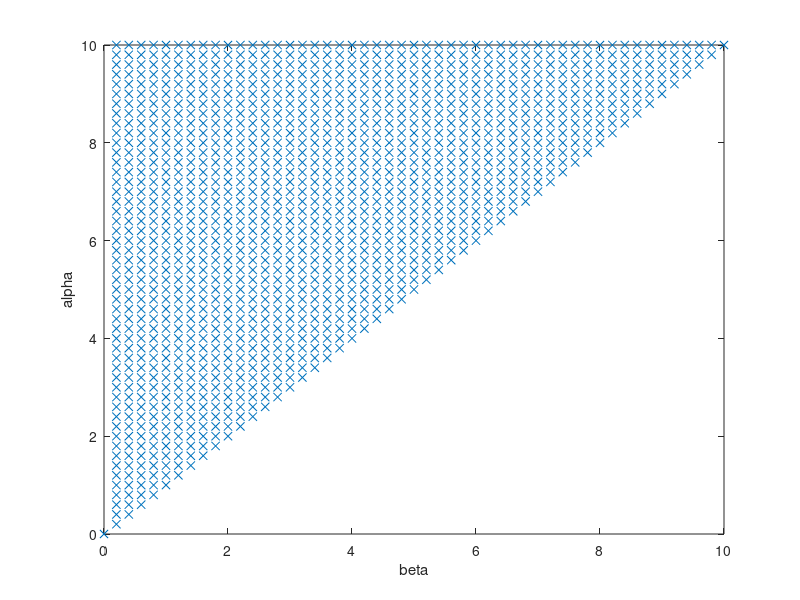

Write MATLAB code to recreate this figure. (Note: this script raises an error after producing the figure.)
N = 50;
u_delta = 10/N;

gamma = zeros(N,2);

count = 1;
for alpha_k = 1:N
    for beta_k = 1:alpha_k
        count = count+1;
        gamma(count,:) = [u_delta*alpha_k, u_delta*beta_k];
    end
end

figure;
plot(gamma(:,2),gamma(:,1),'x')
xlabel('beta')
ylabel('alpha')

mu = ones(length(gamma),1);

u = 0:0.1:10;
u = [u, 10:-0.1:3];
u = [u, 3:0.1:7];
u = [u, 7:-0.1:4];
u = [u, 4:0.1:6];
%u = [u, 6:-0.1:0];

clear implement1

w = [];

for k = 1:length(u)
    [tmp,gamma_hat] = preisach_v1(u(k),gamma,mu);
    w(k) = tmp;
end

figure;
subplot(211)
plot(u)
subplot(212)
plot(u,w)

figure; hold on;
mask = (gamma_hat==1);
plot(gamma(mask,2),gamma(mask,1),'rx')

mask = (gamma_hat==-1);
plot(gamma(mask,2),gamma(mask,1),'bo')
%%


% [1] MAYERGOYZ,  Isaak.  Mathematical  models  of  hysterisis  and  their  applications.  Elsevier,  2003,  ISBN  0-1--480873-5
% [2] Everet, A General approach to hysteresis. Trans. Faraday Soc. 48(8),749(1952)


% TBD: discretisation of the preisach plane
% e.g. regular grid / irregular grid
% By  partitioning  the  Preisach  planeS,  illustrated  in  Equation  2.13,  into  subregions,  asshown in Figure  2.16,  the  Preisach plane  will  be  discretized.   
% Within each sub-region,  therelays are assumed to switch simultaneously depending on the applied inputu(·),  and theweighting valuesμα,βare the same within that regio

% TBD: implementation 
% - direct / memory curve / interpolation
% - numerical integration of distributions